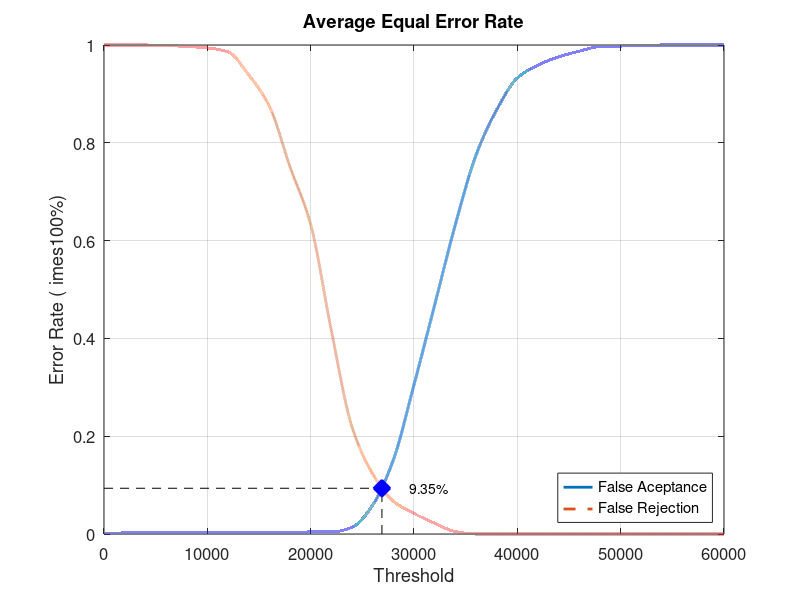
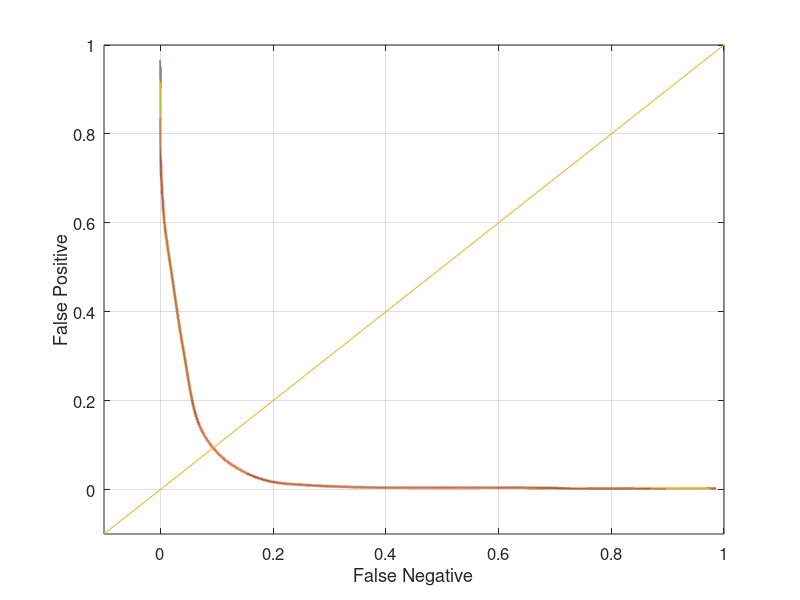

Write MATLAB code to recreate these figures, in order.
close all;
clear;
clc;
x = 0:2000:60000;
xq = 0:0.5:60000;

y0 = [0 0.00210526 0.00210526 0.00210526 0.00210526 0.00210526 0.00210526 0.00210526 0.00210526 0.00210526 0.00421053 0.00421053 0.0136842 0.0589474 0.151579 0.305263 0.468421 0.632632 0.774737 0.867368 0.932632 0.958947 0.97579 0.987368 0.996842 0.997895 0.998947 1 1 1 1]
yy0 = interp1(x, y0, xq, 'pchip');
y1 = [1 1 1 0.999 0.997 0.994 0.986 0.939 0.875 0.751 0.633 0.416 0.219 0.123 0.067 0.042 0.022 0.005 0 0 0 0 0 0 0 0 0 0 0 0 0]
yy1 = interp1(x, y1, xq, 'pchip');

% Calculating EER: 
y2 = abs(y0 - y1);
find(y2 == min(y2))
yy2 = abs(yy0 - yy1);
xEER = find(yy2 == min(yy2));
xEERIndex = xq(xEER) % X-axis EER
yEER = yy0(xEER) % Y-axis EER

main = figure
plot(xq, yy0,'-','LineWidth', 2);	hold on
plot(xq, yy1,'--','LineWidth', 2);	hold on
plot([xEERIndex xEERIndex], [0 yEER], 'k--');	hold on
plot([0 xEERIndex], [yEER yEER], 'k--');	hold on
plot(xEERIndex, yEER, 'bx', 'LineWidth', 10);	hold on
text(xEERIndex + 10 * xEERIndex / 100, yEER, [num2str(round((10000 * yEER)) / 100) '%'])
legend('False Aceptance', 'False Rejection', 'Location', 'SouthEast')
xlabel('Threshold')
ylabel('Error Rate (	imes100%)')
title('Average Equal Error Rate')
set(gca, 'FontSize', 12)
axis([0 60000 0 1])
grid on

print(main, 'Database4AverageMain', '-dpng');
FNRxFPR = figure('Color', [1 1 1]);
plot(yy1, yy0, '-', yy1, yy0, 'LineWidth', 2);
hold on
y = -0.1:0.1:1
plot(y, y); 
set(gca, 'FontSize', 12)
xlabel('False Negative')
ylabel('False Positive')
axis([-0.1 1 -0.1 1])
set(gca, 'FontSize', 12)
grid on

print(FNRxFPR, 'Database4AverageFNRxFPR','-dpng');
